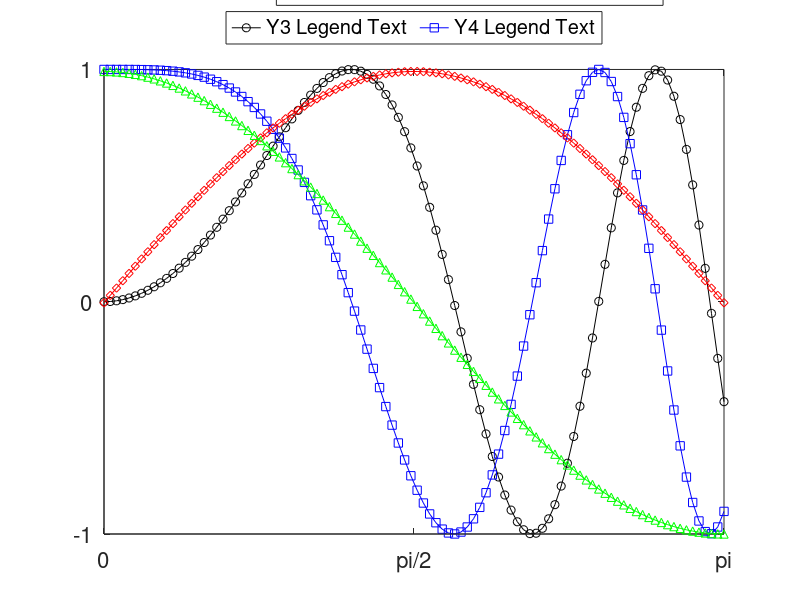

Source code (MATLAB):
% Example data
xData = linspace(0,pi);
y1 = sin(xData);
y2 = cos(xData);
y3 = sin(xData.^2);
y4 = cos(xData.^2);
% Plot the first two sets of data
ph1(1) = plot(xData,y3,'-ko','DisplayName','Y3 Legend Text');
hold on
ph1(2) = plot(xData,y4,'-bs','DisplayName','Y4 Legend Text');
% Create the first legend
lh1 = legend(ph1,'Location','NorthOutside','Orientation','horizontal');
lh1_position = get(lh1,'Position');
% Now set any axis properties that you want (Font, Ticks, etc)
fontSize = 16;
xlimits = [0,pi];
ylimits = [-1, 1];
xticks  = [0, pi/2, pi];
yticks  = [-1, 0, 1];
xTickLabels = {'0', 'pi/2', 'pi'};
set(gca,'XLim',xlimits,'YLim',ylimits,'FontSize',fontSize,'XTick',xticks,'YTick',yticks,'xTickLabel',xTickLabels);
% Name the first axis ax1 and create a second axis on top of the first
ax1 = gca;
ax2 = axes('Position',get(ax1,'Position'));
% Plot the second two sets of data on ax2
ph2(1) = plot(xData,y1,'-rd','DisplayName','Y1 Legend Text','Parent',ax2);
hold on
ph2(2) = plot(xData,y2,'-g^','DisplayName','Y2 Legend Text','Parent',ax2);
% Again set any axis properties that you want (Font, Ticks, etc) to make sure that the Legend fonts are the same
set(ax2,'XLim',xlimits,'YLim',ylimits,'FontSize',fontSize,'XTick',xticks,'YTick',yticks);
% Now, link the first axis to the second and make the second invisible
linkaxes([ax1 ax2],'xy');
set(ax2,'Color','none','XTick',[],'YTick',[],'Box','off');
% Now make the second legend just above the first
lh2 = legend(ax2,ph2,'Orientation','horizontal');
lh2_position = lh1_position;
lh2_position(2) = lh1_position(2)+1.25*lh2_position(4);
set(lh2,'Position',lh2_position);